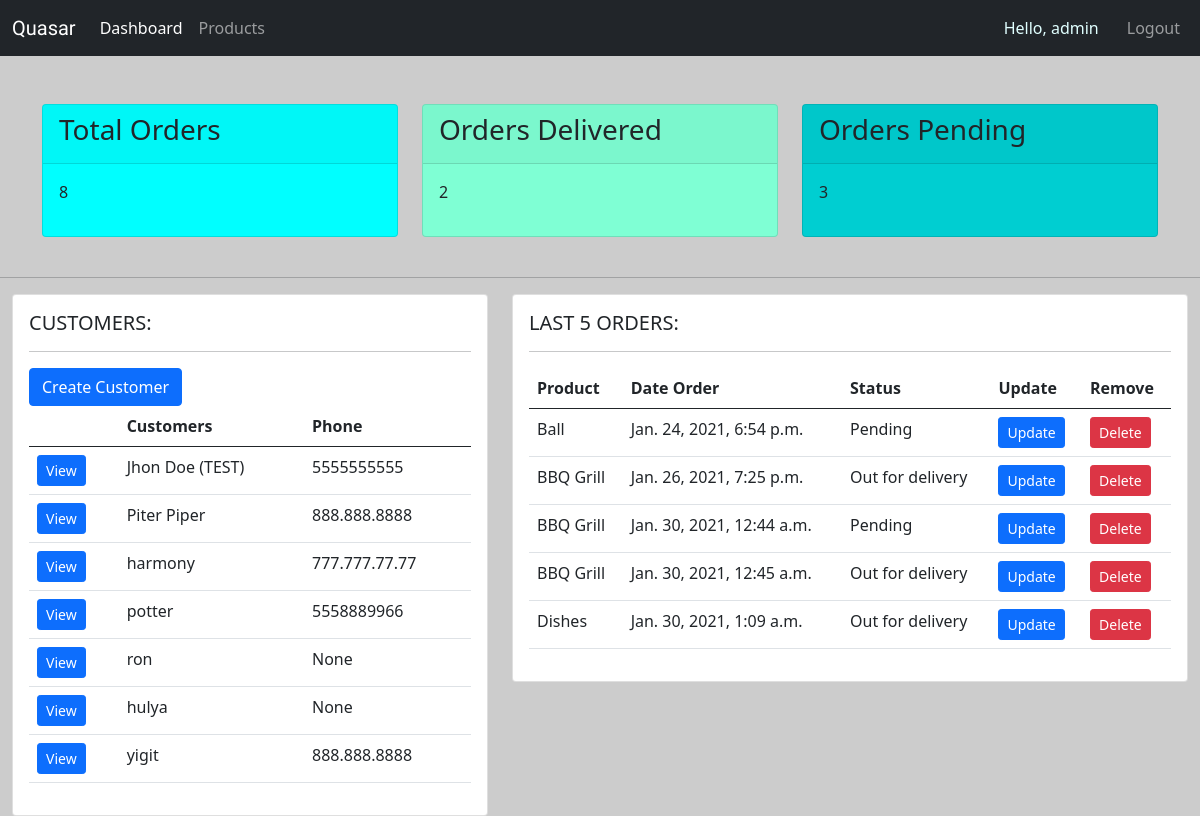
The app's page / (signed in) with its own data.
### accounts/models.py (models this page shows, shortened)
class Customer(models.Model):
    user = models.OneToOneField(User, null=True, blank=True, on_delete=models.CASCADE)
    name = models.CharField(max_length=200, null=True)
    phone = models.CharField(max_length=200, null=True)
    email = models.CharField(max_length=200, null=True)
    profile_pic = models.ImageField(default="profile.webp", null=True, blank=True)
    date_created = models.DateTimeField(auto_now_add=True, null=True)

class Order(models.Model):
    STATUS = (
        ('Pending', 'Pending'),
        ('Out for delivery', 'Out for delivery'),
        ('Delivered', 'Delivered'),
    )
    customer = models.ForeignKey(Customer, null=True, on_delete=models.SET_NULL)
    product = models.ForeignKey(Product, null=True, on_delete=models.SET_NULL)
    date_created= models.DateTimeField(auto_now_add=True, null=True)
    status = models.CharField(max_length=200, null=True, choices=STATUS)
    note = models.CharField(max_length=200, null=True)

class Product(models.Model):
    CATEGORY = (
        ('Indoor', 'Indoor'),
        ('Outdoor', 'Outdoor'),
    )
    name = models.CharField(max_length=200, null=True)
    price = models.FloatField(null=True)
    category = models.CharField(max_length=200, null=True, choices=CATEGORY)
    description= models.CharField(max_length=200, null=True, blank=True)
    date_created= models.DateTimeField(auto_now_add=True, null=True)
    tag = models.ManyToManyField(Tag)
    def __str__(self):
        return self.name

### accounts/decorators.py (the view)
    def wrapper_function(request, *args, **kwargs):
        group = None
        if request.user.groups.exists():
            group = request.user.groups.all()[0].name
        if group == 'customer':
            return redirect('accounts:user_page')
        if group == 'admin':
            return view_func(request, *args, **kwargs)

### accounts/views.py (called while the page is built)
@login_required(login_url='accounts:login')
@admin_only
def home(request):
    orders = Order.objects.all()
    customers = Customer.objects.all()
    total_orders = orders.count()
    delivered= orders.filter(status='Delivered').count()
    pending= orders.filter(status='Pending').count()
    return render(request, 'accounts/dashboard.html',
                  {'orders':orders,
                   'customers':customers,
                   'total_orders':total_orders,
                   'delivered':delivered,
                   'pending':pending}
                 )

### accounts/templates/accounts/dashboard.html
{% extends 'accounts/main.html' %}
{% block body %}
{% include 'accounts/status.html' %}
<br>
<hr>
<div class="container-fluid">
<div class="row">
<div class="col-md-5">
    <div class="card" >
      <div class="card-body">
        <h5 class="card-title">CUSTOMERS:</h5>
        <hr>
        <a href="#" class="btn btn-primary ">Create Customer</a>
        <table class="table">
          <thead>
            <tr>
                <th></th>
              <th scope="col">Customers</th>
              <th scope="col">Phone</th>
            </tr>
          </thead>
          <tbody>
              {% for customer in customers %}
            <tr>
                <td><a class="btn btn-sm btn-primary" href="{% url 'accounts:customer' customer.id %}">View</a></td>
                <td>{{ customer.name }}</td>
                <td>{{ customer.phone }}</td>
            </tr>
            {% endfor %}
          </tbody>
        </table>
      </div>
    </div>
</div>
<div class="col-md-7">
    <div class="card" >
      <div class="card-body">
        <h5 class="card-title">LAST 5 ORDERS:</h5>
        <hr>
        <table class="table">
          <thead>
            <tr>
              <th scope="col">Product</th>
              <th scope="col">Date Order</th>
              <th scope="col">Status</th>
              <th scope="col">Update</th>
              <th scope="col">Remove</th>
            </tr>
          </thead>
          <tbody>
              {% for order in orders|slice:":5" %}
            <tr>
                <td>{{ order.product }}</td>
                <td>{{ order.date_created}}</td>
                <td>{{ order.status}}</td>
                <td><a class="btn btn-sm btn-primary"href="{% url 'accounts:update_order' order.id %}">Update</a></td>
                <td><a class="btn btn-sm btn-danger"href="{% url 'accounts:delete_order' order.id %}">Delete</a></td>
            </tr>
            {% endfor %}
          </tbody>
        </table>
      </div>
    </div>
</div>
</div>
</div>
{% endblock %}

### accounts/templates/accounts/main.html (shortened to what this page needs)
{% load static %}
<!DOCTYPE html>
<html>
<head>
<link href="https://cdn.jsdelivr.net/npm/bootstrap@5.0.0-beta1/dist/css/bootstrap.min.css" rel="stylesheet">
<link rel="stylesheet" type="text/css" href="{% static '/css/main.css' %}"
<style>
</head>
<body>
  {% include 'accounts/navbar.html' %}
  <br><br>
  {% block body %}
  {% endblock %}
</body>
</html>

### accounts/templates/accounts/navbar.html (shortened to what this page needs)
<nav class="navbar navbar-expand-lg navbar-dark bg-dark">
  <div class="container-fluid">
    <a class="navbar-brand" href="{% url 'accounts:home'%}">Quasar</a>
    <div class="collapse navbar-collapse" id="navbarNav">
      <ul class="navbar-nav">
        {% if request.user.is_staff %}
        <li class="nav-item">
          <a class="nav-link active" href="{% url 'accounts:home' %}">Dashboard</a>
        </li>
        <li class="nav-item">
          <a class="nav-link" href="{% url 'accounts:products' %}">Products</a>
        </li>
        {% else %}
        <li class="nav-item">
          <a class="nav-link" href="{% url 'accounts:account' %}">Settings</a>
        </li>
        {% endif %}
      </ul>
      <ul class="navbar-nav ms-auto">
        <span class="navbar-text" style="color:lightcyan; margin-right:20px">
          Hello, {{request.user}}</span>
        <li class="nav-item">
          <a class="nav-link" href="{% url 'accounts:logout' %}">Logout</a>
        </li>
      </ul>
    </div>
  </div>
</nav>

### accounts/templates/accounts/status.html
<div class="container">
  <div class="row">
    <div class="col-md-4">
      <div class="card" id="total-orders">
        <div class="card-header">
          <h3>Total Orders</h3>
        </div>
        <div class="card-body">
          <p>{{total_orders}}</p>
        </div>
      </div>
    </div>
    <div class="col-md-4">
      <div class="card" id="orders-deliverd">
        <div class="card-header">
          <h3>Orders Delivered</h3>
        </div>
        <div class="card-body">
          <p>{{delivered}}</p>
        </div>
      </div>
    </div>
    <div class="col-md-4">
      <div class="card" id="orders-pending">
        <div class="card-header">
          <h3>Orders Pending</h3>
        </div>
        <div class="card-body">
          <p>{{pending}}</p>
        </div>
      </div>
    </div>
  </div>
</div>

### static/css/main.css (style rules this page uses)
.navbar-brand { font-family: "Potta One", courier; }
body { background-color: #CCCCCC; background-image: url("https://rismedia.com/wp-content/uploads/2018/12/stock_market_509614932-1080x627.jpg"); background-repeat: no-repeat; background-size: cover; }
#total-orders { background-color: aqua; }
#orders-deliverd { background-color: aquamarine; }
#orders-pending { background-color: darkturquoise; }

### records on screen
Customer: name "Jhon Doe (TEST)", phone "5555555555"
Customer: name "Piter Piper", phone "888.888.8888"
Customer: name "harmony", phone "777.777.77.77"
Customer: name "potter", phone "5558889966"
Customer: name "ron", phone "None"
Customer: name "hulya", phone "None"
Customer: name "yigit", phone "888.888.8888"
Order: product "Ball", date_created "Jan. 24, 2021, 6:54 p.m.", status "Pending"
Order: product "BBQ Grill", date_created "Jan. 26, 2021, 7:25 p.m.", status "Out for delivery"
Order: product "BBQ Grill", date_created "Jan. 30, 2021, 12:44 a.m.", status "Pending"
Order: product "BBQ Grill", date_created "Jan. 30, 2021, 12:45 a.m.", status "Out for delivery"
Order: product "Dishes", date_created "Jan. 30, 2021, 1:09 a.m.", status "Out for delivery"

### other values on screen
{{ request.user }} "admin"
{{ total_orders }} "8"
{{ delivered }} "2"
{{ pending }} "3"
